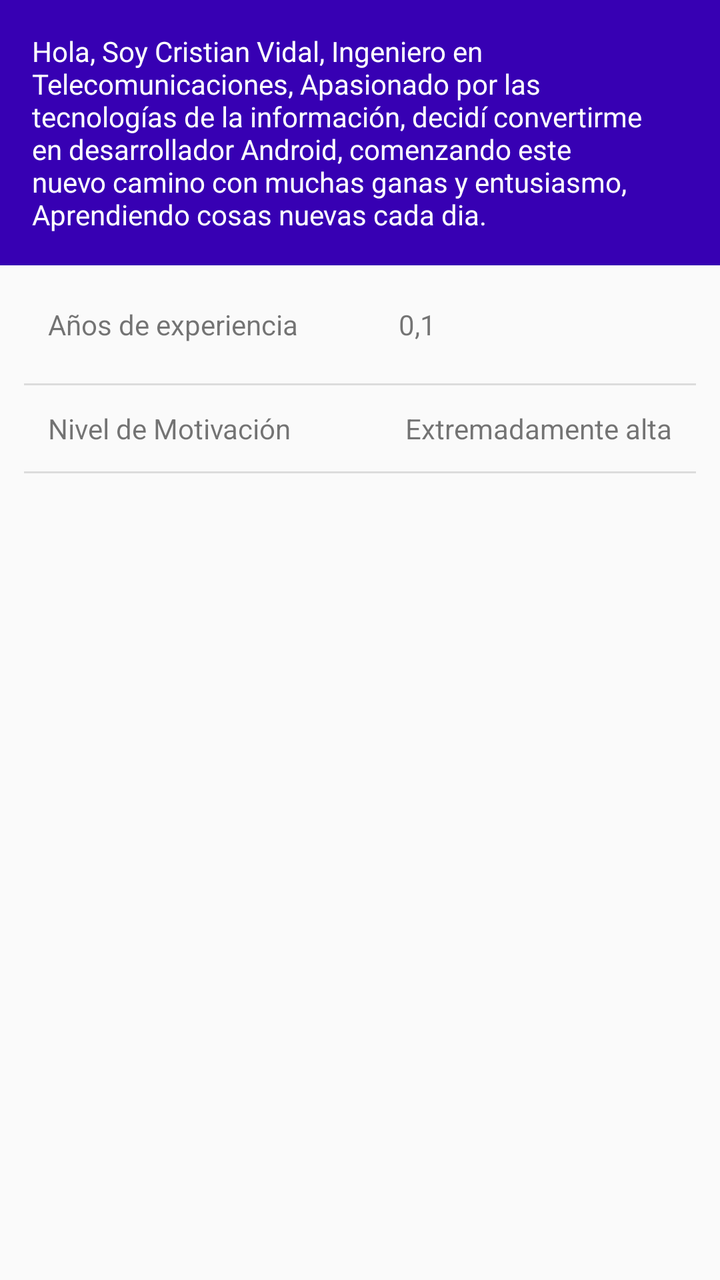
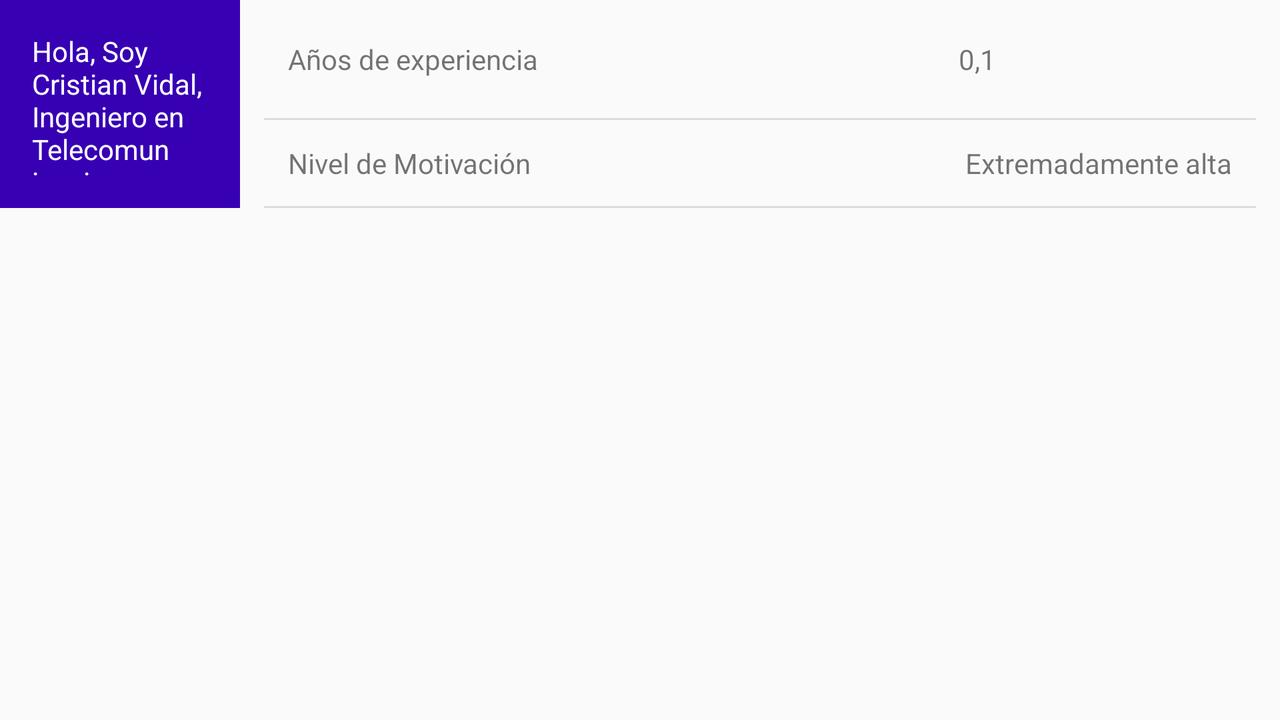

The same Android screen from two of the app's own layout files: first res/layout/ as a phone draws it, then the repository's variant for another configuration, drawn on a device whose configuration selects that folder. Both files follow.
<!-- AndroidManifest.xml: application theme AppTheme -->
<!-- res/layout/content_main.xml -->
<?xml version="1.0" encoding="utf-8"?>
<android.support.v4.widget.NestedScrollView xmlns:android="http://schemas.android.com/apk/res/android"
    xmlns:app="http://schemas.android.com/apk/res-auto"
    xmlns:tools="http://schemas.android.com/tools"
    android:layout_width="match_parent"
    android:layout_height="match_parent"
    app:layout_behavior="@string/appbar_scrolling_view_behavior"
    tools:context="cl.adachersoft.aboutcris.MainActivity"
    tools:showIn="@layout/activity_main">

    <LinearLayout
        android:layout_width="match_parent"
        android:layout_height="wrap_content"
        android:orientation="vertical">

        <TextView
            android:padding="16dp"
            android:background="@color/colorPrimaryDark"
            android:textColor="@android:color/white"
            android:layout_width="match_parent"
            android:layout_height="match_parent"
            android:text="@string/hola" />

        <TableLayout
            android:layout_width="match_parent"
            android:layout_height="0dp"
            android:layout_weight="1"
            android:divider="?android:dividerHorizontal"
            android:paddingEnd="12dp"
            android:paddingStart="12dp"
            android:showDividers="middle|end"
            android:stretchColumns="1">

            <include layout="@layout/table_content_main" />

        </TableLayout>


</LinearLayout>
</android.support.v4.widget.NestedScrollView>
<!-- res/layout/table_content_main.xml (included above) -->
<?xml version="1.0" encoding="utf-8"?>
<merge xmlns:tools="http://schemas.android.com/tools"
    xmlns:android="http://schemas.android.com/apk/res/android"
    tools:showIn="@layout/content_main">


    <TableRow>

        <TextView
            style="@style/CustomTable.row"
            android:text="Años de experiencia" />

        <TextView
            style="@style/CustomTable.Header"
            android:text="0,1 " />
    </TableRow>

    <TableRow>
        <TextView
          style="@style/CustomTable.row"
           android:text="Nivel de Motivación"
            />

        <TextView
            style="@style/CustomTable.row"
            android:text=" Extremadamente alta" />

    </TableRow>
</merge>
<!-- resources referenced by this layout -->
<resources>
  <string name="hola"> Hola, Soy Cristian Vidal, Ingeniero en Telecomunicaciones, Apasionado por las tecnologías de la información, decidí convertirme en desarrollador Android, comenzando este nuevo camino con muchas ganas y entusiasmo, Aprendiendo cosas nuevas cada dia.
   </string>
  <style name="CustomTable.Header">
          <item name="android:paddingTop">20dp</item>
          <item name="android:paddingBottom">20dp</item>
      </style>
  <style name="CustomTable.row">
          <item name="android:paddingTop">12dp</item>
          <item name="android:paddingBottom">12dp</item>
      </style>
  <style name="AppTheme" parent="Theme.AppCompat.Light.DarkActionBar">
          
          <item name="colorPrimary">@color/colorPrimary</item>
          <item name="colorPrimaryDark">@color/colorPrimaryDark</item>
          <item name="colorAccent">@color/colorAccent</item>
      </style>
</resources>
<!-- res/layout-land/content_main.xml (the repository's variant of the layout above) -->
<!-- drawn on the phone turned sideways -->
<?xml version="1.0" encoding="utf-8"?>
<android.support.v4.widget.NestedScrollView xmlns:android="http://schemas.android.com/apk/res/android"
    xmlns:app="http://schemas.android.com/apk/res-auto"
    xmlns:tools="http://schemas.android.com/tools"
    android:layout_width="match_parent"
    android:layout_height="match_parent"
    app:layout_behavior="@string/appbar_scrolling_view_behavior"
    tools:context="cl.adachersoft.aboutcris.MainActivity"
    tools:showIn="@layout/activity_main">

    <LinearLayout
        android:layout_width="match_parent"
        android:layout_height="wrap_content"
        android:orientation="horizontal">

        <TextView
            android:padding="16dp"
            android:background="@color/colorPrimaryDark"
            android:textColor="@android:color/white"
            android:layout_width="120dp"
            android:layout_height="match_parent"
            android:text="@string/hola" />


        <TableLayout
            android:layout_width="0dp"
            android:layout_height="wrap_content"
            android:layout_weight="1"
            android:divider="?android:dividerHorizontal"
            android:paddingEnd="12dp"
            android:paddingStart="12dp"
            android:showDividers="middle|end"
            android:stretchColumns="1">

            <include layout="@layout/table_content_main" />

        </TableLayout>



</LinearLayout>
</android.support.v4.widget.NestedScrollView>
